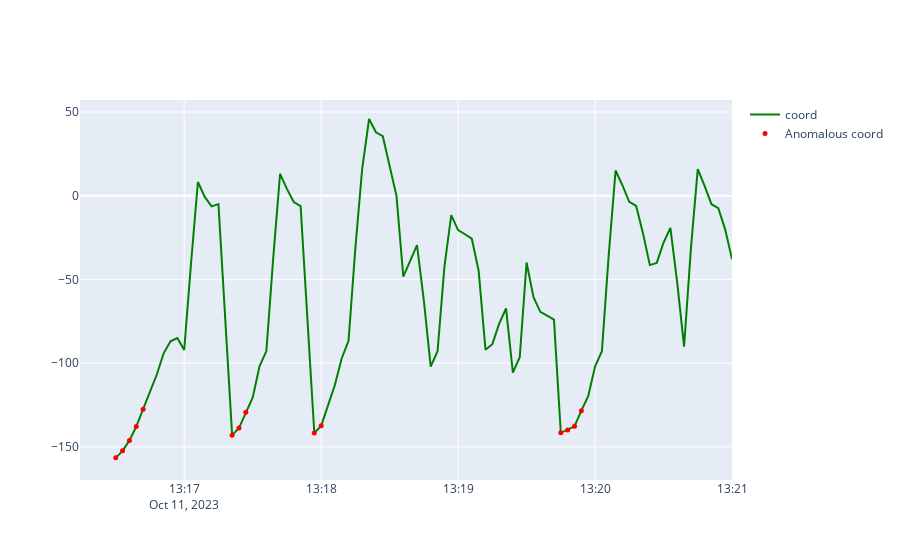

Notebook code for this chart:
### Code cell
# Use the Autoencoder to predict on the anomalous data

scaler = StandardScaler()
normal_scaled= scaler.fit_transform(normal)
predictions = autoencoder.predict(normal_scaled)

# Calculate reconstruction error for each sequence
mse = np.mean(np.power(normal.values[-predictions.shape[0]:] - predictions[:, -1, :], 2), axis=1)

# Scale the MSE to a percentage
min_mse = np.min(mse)
max_mse = np.max(mse)
mse_percentage = ((mse - min_mse) / (max_mse - min_mse)) * 100

# Detect anomalies by comparing the scaled reconstruction error to some threshold
threshold = 65  # Define a threshold value (in percentage)

# Add 'is_anomalous' column to the DataFrame
normal = normal.iloc[-predictions.shape[0]:].copy()
normal['is_anomalous'] = mse_percentage > threshold
normal['mse_percentage'] = mse_percentage
normal['threshold'] = threshold


# Create a new figure
fig = go.Figure()


# Add a line for the actual load
fig.add_trace(go.Scatter(
    x=normal.index,
    y=normal["coord"],
    mode='lines',
    name='coord',
    line=dict(color='green'),  # specify line color here
))

# Add a line for the anomalous load
fig.add_trace(go.Scatter(
    x=normal[normal['is_anomalous']].index,
    y=normal[normal['is_anomalous']]["coord"],
    mode='markers',
    name='Anomalous coord',
    marker=dict(color='red', size=5),  # specify marker color and size here
))

# Show the plot
fig.show()
normal.to_csv('normal_data_result.csv')

### Figure 1 — Plotly figure (JSON) as saved in the notebook; plotly's stock layout.template omitted (floating-point values rounded to 4 significant figures)
{"data": [{"line": {"color": "green"}, "mode": "lines", "name": "coord", "type": "scatter", "x": ["2023-10-11T13:16:30", "2023-10-11T13:16:33", "2023-10-11T13:16:36", "2023-10-11T13:16:39", "2023-10-11T13:16:42", "2023-10-11T13:16:45", "2023-10-11T13:16:48", "2023-10-11T13:16:51", "2023-10-11T13:16:54", "2023-10-11T13:16:57", "2023-10-11T13:17:00", "2023-10-11T13:17:03", "2023-10-11T13:17:06", "2023-10-11T13:17:09", "2023-10-11T13:17:12", "2023-10-11T13:17:15", "2023-10-11T13:17:18", "2023-10-11T13:17:21", "2023-10-11T13:17:24", "2023-10-11T13:17:27", "2023-10-11T13:17:30", "2023-10-11T13:17:33", "2023-10-11T13:17:36", "2023-10-11T13:17:39", "2023-10-11T13:17:42", "2023-10-11T13:17:45", "2023-10-11T13:17:48", "2023-10-11T13:17:51", "2023-10-11T13:17:54", "2023-10-11T13:17:57", "2023-10-11T13:18:00", "2023-10-11T13:18:03", "2023-10-11T13:18:06", "2023-10-11T13:18:09", "2023-10-11T13:18:12", "2023-10-11T13:18:15", "2023-10-11T13:18:18", "2023-10-11T13:18:21", "2023-10-11T13:18:24", "2023-10-11T13:18:27", "2023-10-11T13:18:30", "2023-10-11T13:18:33", "2023-10-11T13:18:36", "2023-10-11T13:18:39", "2023-10-11T13:18:42", "2023-10-11T13:18:45", "2023-10-11T13:18:48", "2023-10-11T13:18:51", "2023-10-11T13:18:54", "2023-10-11T13:18:57", "2023-10-11T13:19:00", "2023-10-11T13:19:03", "2023-10-11T13:19:06", "2023-10-11T13:19:09", "2023-10-11T13:19:12", "2023-10-11T13:19:15", "2023-10-11T13:19:18", "2023-10-11T13:19:21", "2023-10-11T13:19:24", "2023-10-11T13:19:27", "2023-10-11T13:19:30", "2023-10-11T13:19:33", "2023-10-11T13:19:36", "2023-10-11T13:19:39", "2023-10-11T13:19:42", "2023-10-11T13:19:45", "2023-10-11T13:19:48", "2023-10-11T13:19:51", "2023-10-11T13:19:54", "2023-10-11T13:19:57", "2023-10-11T13:20:00", "2023-10-11T13:20:03", "2023-10-11T13:20:06", "2023-10-11T13:20:09", "2023-10-11T13:20:12", "2023-10-11T13:20:15", "2023-10-11T13:20:18", "2023-10-11T13:20:21", "2023-10-11T13:20:24", "2023-10-11T13:20:27", "2023-10-11T13:20:30", "2023-10-11T13:20:33", "2023-10-11T13:20:36", "2023-10-11T13:20:39", "2023-10-11T13:20:42", "2023-10-11T13:20:45", "2023-10-11T13:20:48", "2023-10-11T13:20:51", "2023-10-11T13:20:54", "2023-10-11T13:20:57", "2023-10-11T13:21:00"], "y": [-156.6, -152.4, -146.2, -137.9, -127.5, -117.2, -106.8, -94.12, -86.91, -84.99, -92.08, -40.33, 8.202, -0.738, -6.38, -5.052, -75.54, -143.0, -138.8, -129.3, -120.6, -101.9, -92.8, -37.27, 12.99, 4.096, -3.776, -6.214, -73.89, -141.7, -137.5, -125.2, -113.1, -97.21, -86.67, -31.11, 16.38, 45.8, 37.87, 35.53, 17.77, -0.088, -48.39, -38.96, -29.56, -62.72, -102.1, -92.9, -42.57, -11.57, -20.52, -23.03, -25.68, -44.82, -92.01, -88.67, -76.42, -67.36, -105.6, -96.45, -39.92, -60.49, -69.39, -71.69, -73.99, -141.6, -139.9, -137.7, -128.4, -119.7, -102.0, -92.83, -35.21, 15.07, 6.122, -3.65, -6.126, -22.38, -41.45, -40.22, -28.09, -19.26, -51.93, -90.19, -31.57, 15.9, 5.872, -5.078, -7.474, -20.08, -37.89]}, {"marker": {"color": "red", "size": 5}, "mode": "markers", "name": "Anomalous coord", "type": "scatter", "x": ["2023-10-11T13:16:30", "2023-10-11T13:16:33", "2023-10-11T13:16:36", "2023-10-11T13:16:39", "2023-10-11T13:16:42", "2023-10-11T13:17:21", "2023-10-11T13:17:24", "2023-10-11T13:17:27", "2023-10-11T13:17:57", "2023-10-11T13:18:00", "2023-10-11T13:19:45", "2023-10-11T13:19:48", "2023-10-11T13:19:51", "2023-10-11T13:19:54"], "y": [-156.6, -152.4, -146.2, -137.9, -127.5, -143.0, -138.8, -129.3, -141.7, -137.5, -141.6, -139.9, -137.7, -128.4]}], "layout": {}}
